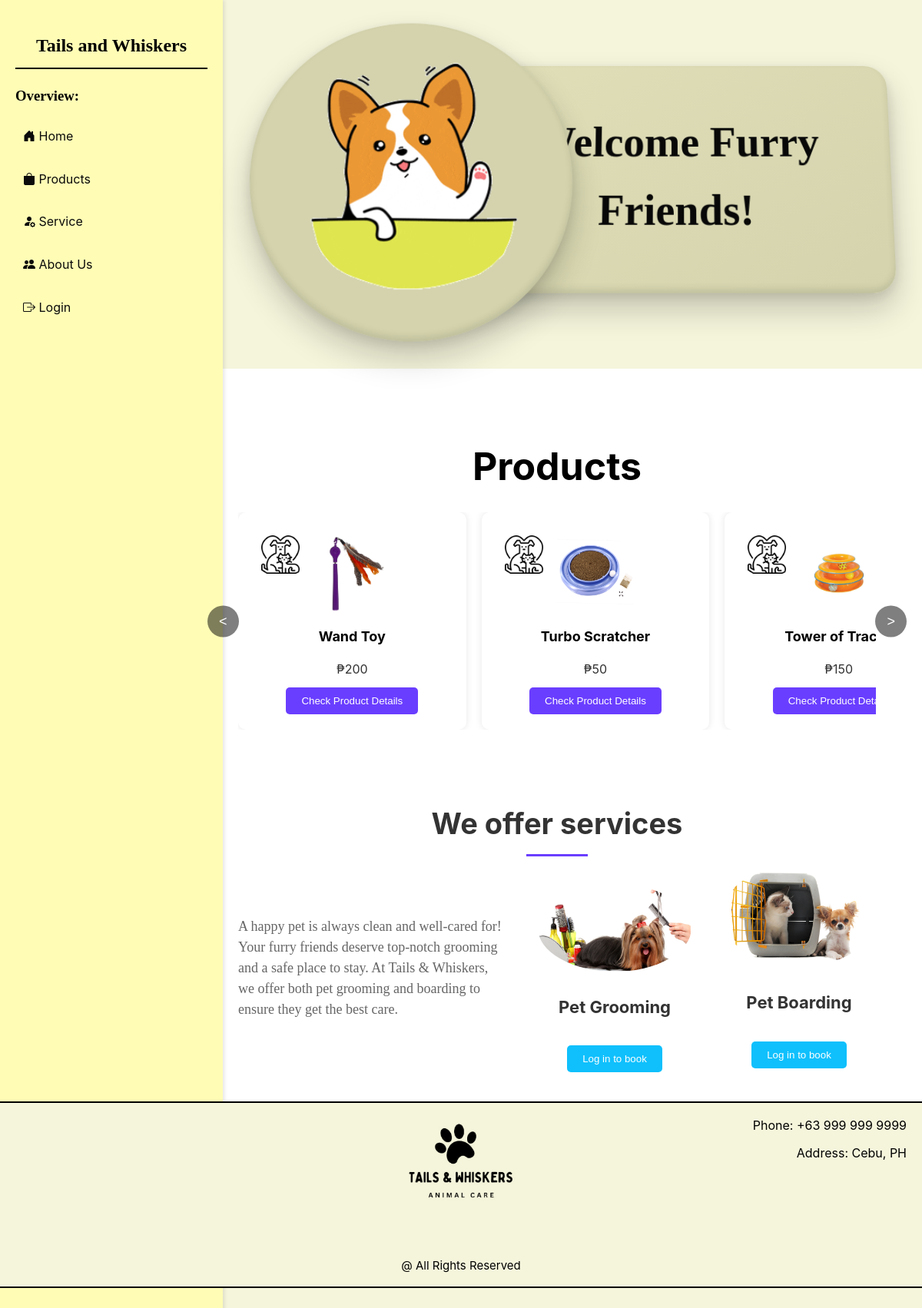
/users/home/, run on the app's committed database.
### admin_page/models.py (models this page shows, shortened)
class Product(models.Model):
    inventory = models.ForeignKey(Inventory, on_delete=models.CASCADE, null=True, blank=True)
    name = models.CharField(max_length=100, null=True)
    quantity = models.PositiveIntegerField(null=True)
    category = models.CharField(max_length=50, choices=CATEGORY, null=True)
    price = models.PositiveBigIntegerField(null=True)
    description = models.TextField(null=True, blank=True)
    image = models.ImageField(upload_to='products/', null=True, blank=True)

### users/views.py (the view)
# urls.py: 2. Add a URL to urlpatterns:  path('', views.home, name='home')
def home(request):
    products = Product.objects.only('name', 'price', 'image')
    query = request.GET.get('query')
    category = request.GET.get('category')
    if query and category:
        products = products.filter(name__icontains=query, category__icontains=category)
    elif query:
        products = products.filter(name__icontains=query)
    elif category:
        products = products.filter(category__icontains=category)
    return render(request, 'users/home.html',{'products': products})

### users/templates/users/home.html (shortened to what this page needs)
{% load static %}
<!DOCTYPE html>
<html lang="en">
<head>
    <link href="https://cdn.jsdelivr.net/npm/bootstrap-icons/font/bootstrap-icons.css" rel="stylesheet">
</head>
<body>
    <div class="sidebar">
        <h2>Tails and Whiskers</h2>
        {% if user.is_authenticated %}
            {% if user.is_staff %}
                <h3>Overview:</h3>
                <a href="{% url 'home' %}">
                    <i class="bi bi-house-door-fill"></i> Home</a>
                <a href="{% url 'inventory_list' %}">
                    <i class="bi bi-backpack4-fill"></i> Inventory</a>
                <a href="{% url 'admin_appointment_list' %}">
                    <i class="bi bi-calendar-week-fill"></i> Appointments</a>
                <a href="{% url 'admin_cart' %}">
                    <i class="bi bi-cart-plus-fill"></i> Orders</a>
            {% else %}
                <h3>Overview:</h3>
                <a href="{% url 'home' %}">
                    <i class="bi bi-house-door-fill"></i> Home</a>
                <a href="{% url 'uproduct_list' %}">
                    <i class="bi bi-bag-fill"></i> Products</a>
                <a href="{% url 'service' %}">
                    <i class="bi bi-person-fill-gear"></i> Service</a>
                <a href="{% url 'aboutus' %}">
                    <i class="bi bi-people-fill"></i> About Us</a>
                <a href="{% url 'cart' %}">
                    <i class="bi bi-cart-fill"></i> Cart</a>
                <a href="{% url 'appointment_list' %}">
                    <i class="bi bi-calendar-week-fill"></i> Appointment</a>
            {% endif %}
            <br>
            <h3>Account:</h3>
            <a href="{% url 'profile' %}">
                <i class="bi bi-person-circle"></i> Profile</a>
            <a href="{% url 'logout_view' %}">
                <i class="bi bi-box-arrow-right"></i> Logout</a>
        {% else %}
            <h3>Overview:</h3>
            <a href="{% url 'home' %}">
                <i class="bi bi-house-door-fill"></i> Home</a>
            <a href="{% url 'uproduct_list' %}">
                <i class="bi bi-bag-fill"></i> Products</a>
            <a href="{% url 'service' %}">
                <i class="bi bi-person-fill-gear"></i> Service</a>
            <a href="{% url 'aboutus' %}">
                <i class="bi bi-people-fill"></i> About Us</a>
            <a href="{% url 'login' %}">
                <i class="bi bi-box-arrow-right"></i> Login</a>
        {% endif %}
    </div>
    <div class="wrapcontainer">
        <h2>Welcome Furry Friends!</h2>
        <img src="{% static 'images/homeanimation.gif' %}">
    </div>
    <section class="products">
        <br>
        <h2>Products</h2>
        <div class="carousel-container">
            <button class="carousel-button prev">&lt;</button>
            <div class="product-carousel">
                <div class="product-track">
                    {% for product in products %}
                        <div class="product">
                            <img class="pet-icon" src="{% static 'images/peticon.png' %}" alt="Pet Icon">
                            <img class="product-image" src="{{ product.image.url }}" alt="{{ product.name }}">
                            <h3>{{ product.name }}</h3>
                            <p>₱{{ product.price }}</p>
                            <a href="{% url 'product_details' product.id %}">
                                <button>Check Product Details</button>
                            </a>
                        </div>
                    {% endfor %}
                </div>
            </div>
            <button class="carousel-button next">&gt;</button>
        </div>
    </section>
    <section class="services">
        <div class="service-overlay">
            <h2>We offer services</h2>
        </div>
        <div class="service-content">
            <div class="service-text">
                <p>
                    A happy pet is always clean and well-cared for! Your furry friends deserve top-notch grooming and a
                    safe place to stay. At Tails & Whiskers, we offer both pet grooming and boarding to ensure they get
                    the best care.
                </p>
            </div>
            <div class="service-grid">
                <div class="service">
                    <img src="{% static 'images/grooming.png' %}" alt="Pet Grooming">
                    <h3>Pet Grooming</h3>
                    {% if user.is_authenticated %}
                    <a href="{% url 'appointment' %}">
                        <button>Book now</button>
                    </a>
                    {% else %}
                    <button> Log in to book</button>
                    {% endif %}
                </div>
                <div class="service">
                    <img src="{% static 'images/boarding.jpg' %}" alt="Pet Boarding">
                    <h3>Pet Boarding</h3>
                    {% if user.is_authenticated %}
                    <a href="{% url 'appointment' %}">
                        <button>Book now</button>
                    </a>
                    {% else %}
                    <button> Log in to book</button>
                    {% endif %}
                </div>
            </div>
        </div>
    </section>
    <footer>
        <div class="footer-overlay">
            <img src="{% static 'images/logo.png' %}" alt="Tails & Whiskers">
            <p class="copyright">@ All Rights Reserved</p>
        </div>
        <div class="contact-info">
            <p>Phone: +63 999 999 9999</p>
            <p>Address: Cebu, PH</p>
        </div>
    </footer>
</body>
</html>

### data on the page
Product: image (picture), name "Wand Toy", price "200"
Product: image (picture), name "Turbo Scratcher", price "50"
Product: image (picture), name "Tower of…", price "150"
